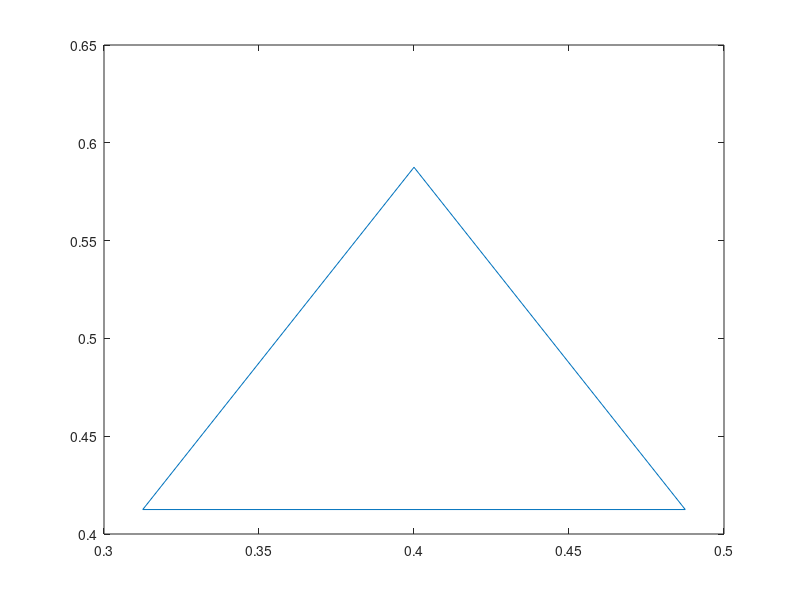

MATLAB code for this plot:
patch([0.3125,0.6875,0.7375,0.7375,0.6875,0.3125,0.2625,0.2625,0.3125],[0.3625,0.3625,0.4125,0.5875,0.6375,0.6375,0.5875,0.4125,0.3625],[0.9765,0.9765,0.9765])
plot([0.5125,0.5142,0.5192,0.5272,0.5381,0.5514,0.5665,0.5829,0.6,0.6171,0.6335,0.6486,0.6619,0.6728,0.6808,0.6858,0.6875,0.6858,0.6808,0.6728,0.6619,0.6486,0.6335,0.6171,0.6,0.5829,0.5665,0.5514,0.5381,0.5272,0.5192,0.5142,0.5125],[0.5,0.5171,0.5335,0.5486,0.5619,0.5728,0.5808,0.5858,0.5875,0.5858,0.5808,0.5728,0.5619,0.5486,0.5335,0.5171,0.5,0.4829,0.4665,0.4514,0.4381,0.4272,0.4192,0.4142,0.4125,0.4142,0.4192,0.4272,0.4381,0.4514,0.4665,0.4829,0.5])
plot([0.5125,0.6875],[0.4125,0.5875])
plot([0.3125,0.4875,0.4,0.3125],[0.4125,0.4125,0.5875,0.4125])